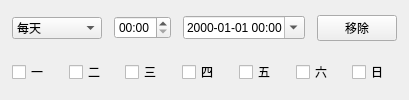
<?xml version='1.0' encoding='UTF-8'?>
<ui version="4.0">
 <class>RuleEditor</class>
 <widget class="QFrame" name="RuleEditor">
  <property name="role" stdset="0">
   <string>card</string>
  </property>
  <layout class="QVBoxLayout" name="ruleLayout">
   <property name="leftMargin">
    <number>12</number>
   </property>
   <property name="topMargin">
    <number>12</number>
   </property>
   <property name="rightMargin">
    <number>12</number>
   </property>
   <property name="bottomMargin">
    <number>12</number>
   </property>
   <property name="spacing">
    <number>12</number>
   </property>
   <item>
    <widget class="QWidget" name="timeRow">
     <layout class="QHBoxLayout" name="timeRowLayout">
      <property name="leftMargin">
       <number>0</number>
      </property>
      <property name="topMargin">
       <number>0</number>
      </property>
      <property name="rightMargin">
       <number>0</number>
      </property>
      <property name="bottomMargin">
       <number>0</number>
      </property>
      <property name="spacing">
       <number>12</number>
      </property>
      <item>
       <widget class="QComboBox" name="kind">
        <item>
         <property name="text">
          <string>每天</string>
         </property>
        </item>
        <item>
         <property name="text">
          <string>周一至周五</string>
         </property>
        </item>
        <item>
         <property name="text">
          <string>自选星期</string>
         </property>
        </item>
        <item>
         <property name="text">
          <string>仅一次</string>
         </property>
        </item>
       </widget>
      </item>
      <item>
       <widget class="QTimeEdit" name="timeEdit">
        <property name="displayFormat">
         <string>HH:mm</string>
        </property>
       </widget>
      </item>
      <item>
       <widget class="QDateTimeEdit" name="onceEdit">
        <property name="displayFormat">
         <string>yyyy-MM-dd HH:mm</string>
        </property>
        <property name="calendarPopup">
         <bool>true</bool>
        </property>
       </widget>
      </item>
      <item>
       <widget class="QPushButton" name="removeRule">
        <property name="text">
         <string>移除</string>
        </property>
       </widget>
      </item>
     </layout>
    </widget>
   </item>
   <item>
    <widget class="QWidget" name="daysWidget">
     <layout class="QHBoxLayout" name="daysWidgetLayout">
      <property name="leftMargin">
       <number>0</number>
      </property>
      <property name="topMargin">
       <number>0</number>
      </property>
      <property name="rightMargin">
       <number>0</number>
      </property>
      <property name="bottomMargin">
       <number>0</number>
      </property>
      <property name="spacing">
       <number>12</number>
      </property>
      <item>
       <widget class="QCheckBox" name="day0">
        <property name="text">
         <string>一</string>
        </property>
       </widget>
      </item>
      <item>
       <widget class="QCheckBox" name="day1">
        <property name="text">
         <string>二</string>
        </property>
       </widget>
      </item>
      <item>
       <widget class="QCheckBox" name="day2">
        <property name="text">
         <string>三</string>
        </property>
       </widget>
      </item>
      <item>
       <widget class="QCheckBox" name="day3">
        <property name="text">
         <string>四</string>
        </property>
       </widget>
      </item>
      <item>
       <widget class="QCheckBox" name="day4">
        <property name="text">
         <string>五</string>
        </property>
       </widget>
      </item>
      <item>
       <widget class="QCheckBox" name="day5">
        <property name="text">
         <string>六</string>
        </property>
       </widget>
      </item>
      <item>
       <widget class="QCheckBox" name="day6">
        <property name="text">
         <string>日</string>
        </property>
       </widget>
      </item>
     </layout>
    </widget>
   </item>
  </layout>
 </widget>
 <resources />
 <connections />
</ui>
